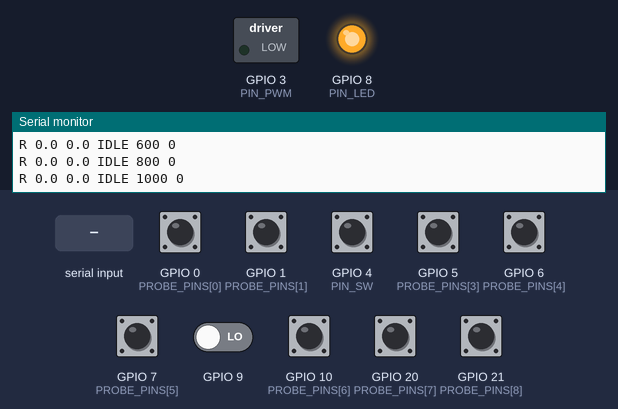
The sketch below on a simulated ESP32-C3. Parts: switched loads named in the sketch (green lamp = pin HIGH), output pins drawn as LEDs (lit = HIGH), the last lines printed to the serial monitor. Dashed ring = blinking. The test bench sets the inputs (shaded band); at power-on: GPIO 0 (PROBE_PINS[0]), GPIO 1 (PROBE_PINS[1]), GPIO 4 (PIN_SW), GPIO 5 (PROBE_PINS[3]), GPIO 6 (PROBE_PINS[4]), GPIO 7 (PROBE_PINS[5]), GPIO 10 (PROBE_PINS[6]), GPIO 20 (PROBE_PINS[7]), GPIO 21 (PROBE_PINS[8]) HIGH, GPIO 9 LOW.

Above: at 1.2 s.
1.3 s: GPIO 4 (PIN_SW) pulled LOW for 3.2 s
At 5.5 s:
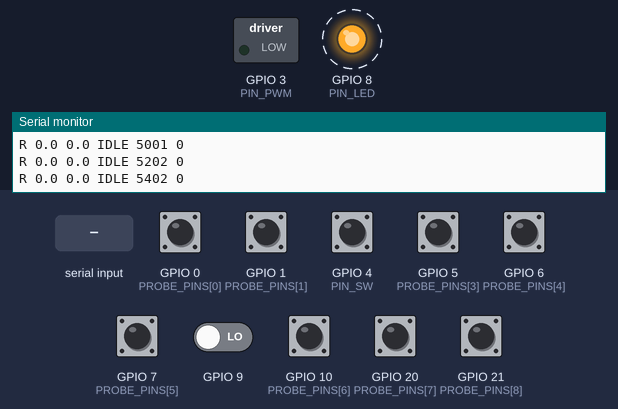
7.5 s: "1\n" received over Serial
10.5 s: "P\n" received over Serial
13.5 s: "V\n" received over Serial
Timing chart, 0 to 17.5 s (numbered marks = the images above; inputs shaded):
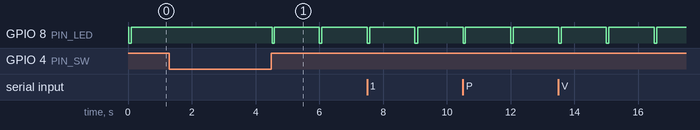

Measured:
- by itself, GPIO 8 (PIN_LED): alternates HIGH for 1.4 s and LOW for 0.07 s

The sketch:

jetengine_usb.ino
```cpp
/*
 * 喷气发动机模型驱动固件 —— USB 串口版（替代原 WiFi HTTP 版）
 *
 * 硬件：ESP32-C3 SuperMini + DRV8871
 *   GPIO3  --1kΩ-->  DRV8871 IN1   (20 kHz PWM)
 *   DRV8871 IN2 -->  GND            (固定滑行，单方向)
 *   DRV8871 ILIM --47kΩ--> GND      (限流 1.36 A)
 *   GPIO8  板载 LED（低电平点亮）
 *
 * 数据链：USB-CDC 串口（115200，实际速率由 USB 决定）
 *   电脑上的 engine_host.py 测 CPU 占用率 → 发 "T <duty>" → 固件按斜坡加到目标
 *   "T" 同时是心跳：2 秒收不到任何命令 → 滑行停转（关机/休眠/拔线一视同仁）
 *
 * 开关（硬件使能）：
 *   GPIO4 --/ -- GND    开关导通(ON) = 允许转动；断开(OFF) = 立即滑行停转
 *   内部上拉：不接开关时 GPIO4 悬空读到高 = OFF（失效安全，宁可不动）
 *   开关状态每 20 ms 去抖一次，状态变化打一行 "# switch ON/OFF"
 *
 * 命令（ASCII 行，\n 结尾）：
 *   T <duty>   目标占空比 0-100（固件夹到 DUTY_MAX，当前 100），同时刷新心跳
 *   I          怠速（= T 10）
 *   S          停机（目标归零，斜坡滑行）
 *   K          清故障
 *   ?          立即回报一次状态
 *   V          版本
 *   P          引脚自检：把 9 个候选 GPIO 的原始电平全打一行（查"开关到底接在哪个脚"）
 *   E <0|1>    强制放行开关（E 1 = 忽略开关，直接允许转；调试电机通路用，断电即复位成 0）
 *
 * 回报（5 Hz）：
 *   R <duty> <target> <state> <ms自上次命令> <sw 1=允许 0=禁止>
 *
 * 防抖在主机侧做（迟滞+停留时间），固件只负责斜坡与看门狗。
 */

#include <Arduino.h>

// ---------------- 参数 ----------------
static const int      PIN_PWM      = 3;
static const int      PIN_LED      = 8;      // SuperMini 板载 LED，低电平亮
static const int      PIN_SW       = 4;      // 使能开关：GPIO4 与 GND 之间，导通=允许转
static const uint32_t PWM_FREQ     = 20000;  // 20 kHz，避开人耳
static const uint8_t  PWM_RES      = 10;     // 1024 级

static const float    DUTY_MAX     = 100.0f; // 上限：100% = 12V 全压（N20 铭牌上限，长转会烫）
static const float    DUTY_MIN_RUN = 15.0f;  // 运行下限：N20 时代机械实测 75% 只能撑几秒就停（静摩擦门槛），
                                             // 2026-11-05 换 N30 后扭矩足够，降到 15% 让 20% 低速档能真正生效
                                             // 80% 是可靠起步值。任何 >0 的目标一律抬到 ≥80%，0 仍是停机
static const float    DUTY_IDLE    = 80.0f;  // 怠速 = 运行下限
static const float    RAMP_PER_SEC = 75.0f;  // 0→90% 约 1.2 s
static const uint32_t TICK_MS      = 20;     // 斜坡更新周期
static const uint32_t WD_MS        = 2000;   // 心跳超时（串口版）
static const uint32_t KICK_MS      = 250;    // 起转冲一脚，越过静摩擦
static const float    KICK_ABS     = 45.0f;  // 起转的最小冲击值
static const float    KICK_BOOST   = 10.0f;  // 起转在目标上再加 10%（封顶 100）
static const uint32_t REPORT_MS    = 200;    // 5 Hz 回报

// ---------------- 状态 ----------------
enum State : uint8_t { ST_IDLE = 0, ST_RUN = 1, ST_COAST = 2 };
static const char *STATE_NAME[] = {"IDLE", "RUN", "COAST"};

static float    g_target = 0.0f;
static float    g_duty   = 0.0f;
static State    g_state  = ST_IDLE;

static bool     g_kick     = false;
static uint32_t g_kickAt   = 0;
static float    g_kickPeak = 0.0f;

static uint32_t g_lastRx   = 0;
static uint32_t g_lastTick = 0;
static uint32_t g_lastRep  = 0;
static uint32_t g_bootMs   = 0;

static char     g_line[40];
static uint8_t  g_len = 0;

// 引脚自检用：所有可以安全当输入的候选脚（排除 PWM=3、LED=8、BOOT/strapping=2/9、USB=18/19）
static const uint8_t PROBE_PINS[] = {0, 1, 4, 5, 6, 7, 10, 20, 21};

// 使能开关（内部上拉，低电平=导通=允许转）
static bool     g_swEnabled = false;
static bool     g_force     = false;   // E 1：忽略开关，调试用
static bool     g_swRawHigh = true;    // true = 开关断开
static uint32_t g_swAt      = 0;

// ---------------- PWM ----------------
static inline uint32_t dutyToDutyQ(float d)
{
    if (d < 0) d = 0;
    if (d > 100.0f) d = 100.0f;
    return (uint32_t)(d / 100.0f * ((1u << PWM_RES) - 1) + 0.5f);
}

static inline void applyPwm(float d)
{
    ledcWrite(PIN_PWM, dutyToDutyQ(d));
}

// ---------------- 命令处理 ----------------
static void reportNow(uint32_t now)
{
    char buf[64];
    snprintf(buf, sizeof(buf), "R %.1f %.1f %s %lu %d\r\n",
             g_duty, g_target, STATE_NAME[g_state],
             (unsigned long)(now - g_lastRx), (g_swEnabled || g_force) ? 1 : 0);
    Serial.print(buf);
}

static void setTarget(float d, uint32_t now)
{
    if (d < 0) d = 0;
    if (d > DUTY_MAX) d = DUTY_MAX;
    if (d > 0.0f && d < DUTY_MIN_RUN) d = DUTY_MIN_RUN;   // 低速死区：要么停，要么 ≥80%

    // 开关关着：拒绝一切起转请求（但照样刷新心跳，避免刷屏告警）
    if (!(g_swEnabled || g_force) && d > 0.0f) {
        static uint32_t lastHint = 0;
        g_lastRx = now;
        if (now - lastHint > 5000) {          // 5 s 最多提示一次
            lastHint = now;
            Serial.println("# refused: switch OFF (GPIO4 not connected to GND)");
        }
        g_target = 0.0f;
        if (g_state == ST_RUN) g_state = (g_duty > 0.5f) ? ST_COAST : ST_IDLE;
        return;
    }

    // 从停转状态起转：先给一脚大的越过静摩擦
    // 注意：这一脚必须**绕过斜坡**直接跳上去，否则 75%/s 的斜坡在 250 ms 内只爬 19%，
    // 冲量根本到不了静摩擦阈值（2026-10-31 台架实测：kick 打印了但 duty 只爬到 55%）。
    if (g_state == ST_IDLE && d > 0 && g_duty < 1.0f) {
        g_kick     = true;
        g_kickAt   = now;
        g_kickPeak = d + KICK_BOOST;                  // 起转在当前目标上再冲 10%，确保越过静摩擦
        if (g_kickPeak < KICK_ABS) g_kickPeak = KICK_ABS;
        if (g_kickPeak > DUTY_MAX) g_kickPeak = DUTY_MAX;
        g_duty     = g_kickPeak;
        applyPwm(g_duty);
        Serial.printf("# kick to %.0f%% for %lums\r\n", g_kickPeak, (unsigned long)KICK_MS);
    }

    g_target = d;
    g_state  = (d > 0) ? ST_RUN : ST_COAST;
    g_lastRx = now;
}

static void printPins()
{
    Serial.print("# pins");
    for (uint8_t i = 0; i < sizeof(PROBE_PINS); i++) {
        Serial.printf(" %u:%d", PROBE_PINS[i], digitalRead(PROBE_PINS[i]));
    }
    Serial.println("   (1=悬空/高, 0=被拉到地)");
    // 直接读 PWM 脚：pad 电平 + LEDC 寄存器里的 duty，用来区分"没驱动"和"线没接上"
    Serial.printf("# pwm gpio%u pad=%d ledc=%lu/1023 | led8 pad=%d  boot9 pad=%d\r\n",
                  PIN_PWM, digitalRead(PIN_PWM), (unsigned long)ledcRead(PIN_PWM),
                  digitalRead(PIN_LED), digitalRead(9));
}

static void handleLine(char *s, uint32_t now)
{
    // 去首尾空白
    while (*s == ' ') s++;
    size_t n = strlen(s);
    while (n && (s[n - 1] == '\r' || s[n - 1] == ' ')) s[--n] = 0;
    if (n == 0) return;

    char cmd = toupper(s[0]);
    const char *arg = s + 1;
    while (*arg == ' ') arg++;

    switch (cmd) {
    case 'T':
        if (*arg) {
            setTarget(atof(arg), now);
            return;
        }
        break;
    case 'I':
        setTarget(DUTY_IDLE, now);
        return;
    case 'S':
        setTarget(0.0f, now);
        return;
    case 'K':
        g_target = 0.0f;
        g_state  = ST_IDLE;
        g_kick   = false;
        g_lastRx = now;
        Serial.println("# fault cleared");
        return;
    case '?':
        reportNow(now);
        return;
    case 'E':
        g_force = (*arg == '1');
        Serial.printf("# force enable = %d (switch %s)\r\n", g_force,
                      g_swEnabled ? "ON" : "OFF");
        if (!g_force && !g_swEnabled) {
            g_target = 0.0f;
            if (g_state == ST_RUN) g_state = (g_duty > 0.5f) ? ST_COAST : ST_IDLE;
        }
        return;
    case 'P':
        printPins();
        return;
    case 'V':
        Serial.printf("# jetengine-usb 1.1  pwm=GPIO%d 20kHz idle=%.0f%% kick=%.0f%% max=%.0f%% wd=%lums\r\n",
                  PIN_PWM, DUTY_IDLE, KICK_ABS, DUTY_MAX, (unsigned long)WD_MS);
        return;
    case '#':   // 注释
    case '\0':
        return;
    default:
        break;
    }
    Serial.printf("# ERR unknown cmd: %s\r\n", s);
}

static void pollSerial(uint32_t now)
{
    while (Serial.available() > 0) {
        char c = (char)Serial.read();
        if (c == '\n') {
            g_line[g_len] = 0;
            if (g_len) handleLine(g_line, now);
            g_len = 0;
        } else if (c != '\r') {
            if (g_len < sizeof(g_line) - 1) g_line[g_len++] = c;
            else g_len = 0;   // 溢出丢整行
        }
    }
}

// ---------------- 使能开关 ----------------
static void pollSwitch(uint32_t now)
{
    bool rawHigh = (digitalRead(PIN_SW) == HIGH);
    if (rawHigh != g_swRawHigh) {       // 电平变了，重新计时去抖
        g_swRawHigh = rawHigh;
        g_swAt      = now;
        return;
    }
    if (now - g_swAt < 20) return;      // 还没稳定 20 ms

    bool en = !rawHigh;
    if (en == g_swEnabled) return;

    g_swEnabled = en;
    if (en) {
        Serial.println("# switch ON  -> run enabled");
    } else {
        Serial.println("# switch OFF -> motor stopped");
        g_target = 0.0f;
        g_kick   = false;
        if (g_state == ST_RUN) g_state = (g_duty > 0.5f) ? ST_COAST : ST_IDLE;
    }
}

// ---------------- setup / loop ----------------
void setup()
{
    pinMode(PIN_LED, OUTPUT);
    digitalWrite(PIN_LED, HIGH);          // 灭（低电平亮）

    for (uint8_t i = 0; i < sizeof(PROBE_PINS); i++)
        pinMode(PROBE_PINS[i], INPUT_PULLUP);   // 自检候选脚一律上拉输入
    pinMode(PIN_SW, INPUT_PULLUP);        // 开关：导通到 GND = 允许转
    g_swRawHigh = (digitalRead(PIN_SW) == HIGH);
    g_swEnabled = !g_swRawHigh;

    ledcAttach(PIN_PWM, PWM_FREQ, PWM_RES);
    applyPwm(0.0f);

    Serial.begin(115200);
    uint32_t t0 = millis();
    while (!Serial && millis() - t0 < 2000) delay(10);

    g_bootMs   = millis();
    g_lastRx   = g_bootMs;   // 上电即开始计心跳
    g_lastTick = g_bootMs;
    g_lastRep  = g_bootMs;

    Serial.println();
    Serial.println("# jetengine-usb 1.0  ESP32-C3 SuperMini + DRV8871");
    Serial.printf("# pwm=GPIO%d %lukHz  runrange=%.0f-%.0f%%  idle=%.0f%%  kick=+%.0f%%  wd=%lums  ramp=%.0f%%/s\r\n",
                  PIN_PWM, (unsigned long)(PWM_FREQ / 1000), DUTY_MIN_RUN, DUTY_MAX,
                  DUTY_IDLE, KICK_BOOST, (unsigned long)WD_MS, RAMP_PER_SEC);
    Serial.println("# cmds: T <duty> | I | S | K | ? | V | P(pin probe)   (T is heartbeat)");
    Serial.printf("# switch(GPIO%d) = %s   (E 1 = bypass switch)\r\n", PIN_SW,
                  g_swEnabled ? "ON  (run enabled)" : "OFF (motor disabled)");
    Serial.println("# ready");
    digitalWrite(PIN_LED, LOW);
    delay(80);
    digitalWrite(PIN_LED, HIGH);
}

void loop()
{
    uint32_t now = millis();
    pollSwitch(now);
    pollSerial(now);

    // ---- 看门狗：超时滑行 ----
    if (now - g_lastRx > WD_MS) {
        if (g_state == ST_RUN) Serial.println("# watchdog: coast");
        g_target = 0.0f;
        if (g_state != ST_COAST) g_state = (g_duty > 0.5f) ? ST_COAST : ST_IDLE;
    }

    // ---- 斜坡 ----
    if (now - g_lastTick >= TICK_MS) {
        float dt    = (now - g_lastTick) / 1000.0f;
        g_lastTick  = now;
        float step  = RAMP_PER_SEC * dt;
        float goal  = g_target;

        if (g_kick) {
            if (now - g_kickAt >= KICK_MS) g_kick = false;
            else goal = g_kickPeak;
        }

        if (g_duty < goal) {
            g_duty += step;
            if (g_duty > goal) g_duty = goal;
        } else if (g_duty > goal) {
            g_duty -= step;
            if (g_duty < goal) g_duty = goal;
        }
        applyPwm(g_duty);

        if (g_duty <= 0.01f) {
            g_duty = 0.0f;
            if (g_state == ST_COAST) g_state = ST_IDLE;
        }
    }

    // ---- 回报 ----
    if (now - g_lastRep >= REPORT_MS) {
        g_lastRep = now;
        reportNow(now);
    }

    // ---- LED：开关断开=每 1.5 s 短闪一次（提示"电在、但被开关禁止"）
    //            RUN=慢闪(1 Hz)  COAST=快闪(4 Hz)  使能且怠速=常灭
    static bool ledOn = false;
    bool want;
    if (!(g_swEnabled || g_force)) want = ((now % 1500) < 80);
    else if (g_state == ST_RUN)    want = ((now % 1000) < 500);
    else if (g_state == ST_COAST)  want = ((now % 240) < 120);
    else                           want = false;
    if (want != ledOn) {
        ledOn = want;
        digitalWrite(PIN_LED, want ? LOW : HIGH);
    }

    delay(1);
}
```
